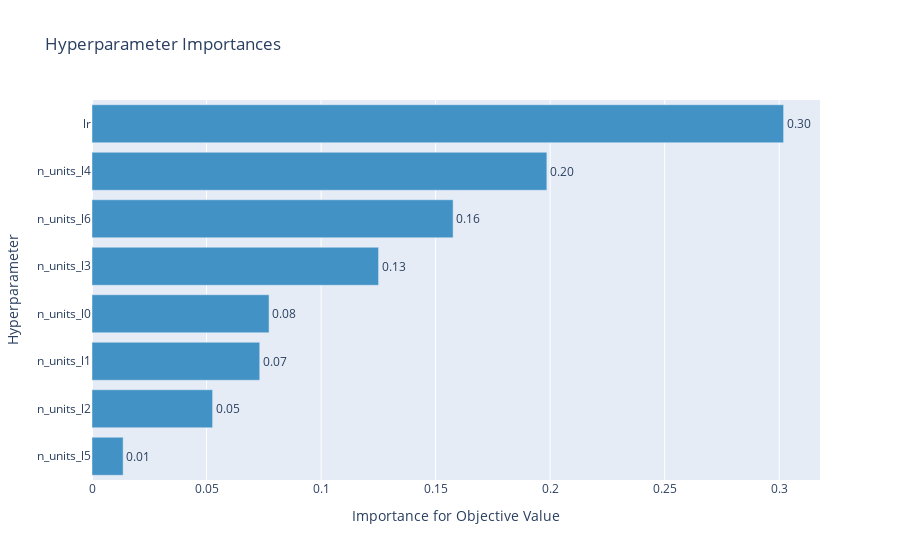

Notebook source saved alongside this figure:
### Code cell
optuna.visualization.plot_param_importances(study)

### Figure 1 — Plotly figure (JSON) as saved in the notebook; plotly's stock layout.template omitted (floating-point values rounded to 4 significant figures)
{"data": [{"textposition": "outside", "hovertemplate": ["n_units_l5 (IntUniformDistribution): 0.01359089524265275<extra></extra>", "n_units_l2 (IntUniformDistribution): 0.05264711660670788<extra></extra>", "n_units_l1 (IntUniformDistribution): 0.07322645884866376<extra></extra>", "n_units_l0 (IntUniformDistribution): 0.07729524136660298<extra></extra>", "n_units_l3 (IntUniformDistribution): 0.1251041082773691<extra></extra>", "n_units_l6 (IntUniformDistribution): 0.1576489147381009<extra></extra>", "n_units_l4 (IntUniformDistribution): 0.19856751000483602<extra></extra>", "lr (LogUniformDistribution): 0.30191975491506656<extra></extra>"], "orientation": "h", "text": ["0.01359089524265275", "0.05264711660670788", "0.07322645884866376", "0.07729524136660298", "0.1251041082773691", "0.1576489147381009", "0.19856751000483602", "0.30191975491506656"], "texttemplate": "%{text:.2f}", "y": ["n_units_l5", "n_units_l2", "n_units_l1", "n_units_l0", "n_units_l3", "n_units_l6", "n_units_l4", "lr"], "cliponaxis": false, "marker": {"color": "rgb(66,146,198)"}, "x": [0.01359, 0.05265, 0.07323, 0.0773, 0.1251, 0.1576, 0.1986, 0.3019], "type": "bar"}], "layout": {"showlegend": false, "yaxis": {"title": {"text": "Hyperparameter"}}, "xaxis": {"title": {"text": "Importance for Objective Value"}}, "title": {"text": "Hyperparameter Importances"}}}
